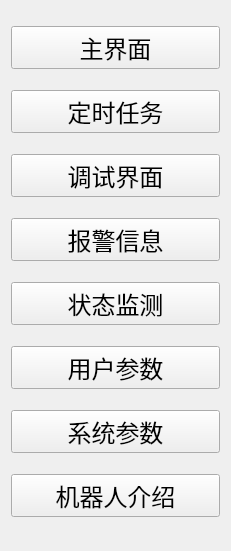
  <widget class="QWidget" name="layoutWidget">
   <property name="geometry">
    <rect>
     <x>1080</x>
     <y>120</y>
     <width>231</width>
     <height>551</height>
    </rect>
   </property>
   <layout class="QVBoxLayout" name="verticalLayout_2">
    <item>
     <widget class="QPushButton" name="MainWindow">
      <property name="font">
       <font>
        <pointsize>18</pointsize>
       </font>
      </property>
      <property name="text">
       <string>主界面</string>
      </property>
     </widget>
    </item>
    <item>
     <widget class="QPushButton" name="Time_Work">
      <property name="font">
       <font>
        <pointsize>18</pointsize>
       </font>
      </property>
      <property name="text">
       <string>定时任务</string>
      </property>
     </widget>
    </item>
    <item>
     <widget class="QPushButton" name="Test_Window">
      <property name="font">
       <font>
        <pointsize>18</pointsize>
       </font>
      </property>
      <property name="text">
       <string>调试界面</string>
      </property>
     </widget>
    </item>
    <item>
     <widget class="QPushButton" name="Error">
      <property name="font">
       <font>
        <pointsize>18</pointsize>
       </font>
      </property>
      <property name="text">
       <string>报警信息</string>
      </property>
     </widget>
    </item>
    <item>
     <widget class="QPushButton" name="Condition">
      <property name="font">
       <font>
        <pointsize>18</pointsize>
       </font>
      </property>
      <property name="text">
       <string>状态监测</string>
      </property>
     </widget>
    </item>
    <item>
     <widget class="QPushButton" name="user_param">
      <property name="font">
       <font>
        <pointsize>18</pointsize>
       </font>
      </property>
      <property name="text">
       <string>用户参数</string>
      </property>
     </widget>
    </item>
    <item>
     <widget class="QPushButton" name="system_param">
      <property name="font">
       <font>
        <pointsize>18</pointsize>
       </font>
      </property>
      <property name="text">
       <string>系统参数</string>
      </property>
     </widget>
    </item>
    <item>
     <widget class="QPushButton" name="robot_introduction">
      <property name="font">
       <font>
        <pointsize>18</pointsize>
       </font>
      </property>
      <property name="text">
       <string>机器人介绍</string>
      </property>
     </widget>
    </item>
   </layout>
  </widget>
